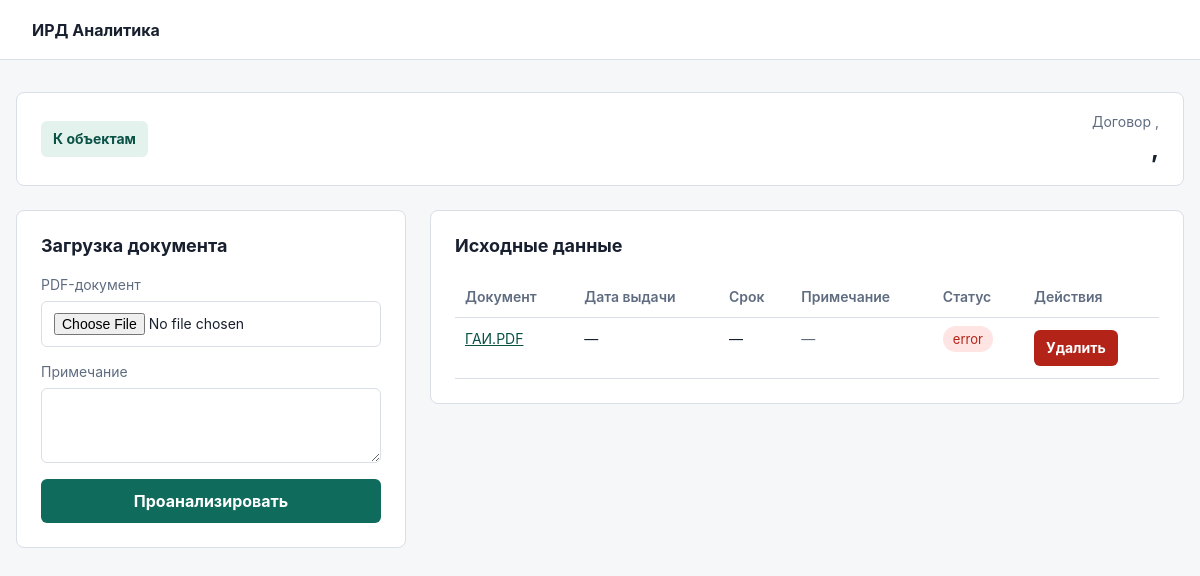
Page /objects/2 on the committed database.
### tables this page shows
CREATE TABLE objects (
    id INTEGER PRIMARY KEY AUTOINCREMENT,
    contract_number TEXT NOT NULL,
    name TEXT NOT NULL,
    created_at TEXT NOT NULL DEFAULT CURRENT_TIMESTAMP
);

CREATE TABLE documents (
    id INTEGER PRIMARY KEY AUTOINCREMENT,
    contract_number TEXT NOT NULL,
    object_name TEXT NOT NULL,
    original_filename TEXT NOT NULL,
    stored_filename TEXT NOT NULL,
    working_title TEXT,
    official_title TEXT,
    issuer TEXT,
    issue_date TEXT,
    valid_until TEXT,
    validity_text TEXT,
    no_expiration INTEGER NOT NULL DEFAULT 0,
    raw_text TEXT,
    note TEXT NOT NULL DEFAULT '',
    status TEXT NOT NULL DEFAULT 'processed',
    error TEXT,
    created_at TEXT NOT NULL DEFAULT CURRENT_TIMESTAMP
, object_id INTEGER);

### app/web/routes.py (the view)
@bp.get("/objects/<int:object_id>")
def object_workspace(object_id: int):
    obj = ObjectRepository().get(object_id)
    if obj is None:
        return "Объект не найден", 404
    documents = DocumentRepository().list_by_object(object_id)
    return render_template("object.html", object=obj, documents=documents)

### app/database.py (called while the page is built)
def get_db() -> sqlite3.Connection:
    if "db" not in g:
        g.db = sqlite3.connect(current_app.config["DATABASE_PATH"])
        g.db.row_factory = sqlite3.Row
    return g.db

### app/repositories.py (called while the page is built)
    def get(self, object_id: int) -> Row | None:
        return get_db().execute(
            "SELECT * FROM objects WHERE id = ?", (object_id,)
        ).fetchone()

    def list_by_object(self, object_id: int) -> list[Row]:
        return list(
            get_db().execute(
                """
                SELECT *
                FROM documents
                WHERE object_id = ?
                ORDER BY created_at DESC, id DESC
                """,
                (object_id,),
            )
        )

### app/templates/object.html (shortened to what this page needs)
{% extends "base.html" %}
{% block content %}
<section class="object-header">
    <a class="button-link secondary" href="{{ url_for('web.index') }}">К объектам</a>
    <div>
        <p>Договор {{ object.contract_number }}</p>
        <h1>{{ object.name }}</h1>
    </div>
</section>
<section class="workspace">
    <form class="upload-form" action="{{ url_for('web.upload_document', object_id=object.id) }}" method="post" enctype="multipart/form-data">
        <h2>Загрузка документа</h2>
        <label>
            <span>PDF-документ</span>
            <input type="file" name="pdf_file" accept="application/pdf" required>
        </label>
        <label>
            <span>Примечание</span>
            <textarea name="note" rows="3"></textarea>
        </label>
        <button type="submit">Проанализировать</button>
    </form>
    <section class="records">
        <h2>Исходные данные</h2>
        {% if documents %}
            <div class="documents-table">
                <table>
                    <thead>
                        <tr>
                            <th>Документ</th>
                            <th>Дата выдачи</th>
                            <th>Срок</th>
                            <th>Примечание</th>
                            <th>Статус</th>
                            <th>Действия</th>
                        </tr>
                    </thead>
                    <tbody>
                        {% for document in documents %}
                            <tr>
                                <td>
                                    <a href="{{ url_for('web.document_detail', document_id=document.id) }}">
                                        {{ document.working_title or document.official_title or document.original_filename or "Документ" }}
                                    </a>
                                </td>
                                <td>{{ document.issue_date or "—" }}</td>
                                <td>{{ "без срока" if document.no_expiration else (document.valid_until or "—") }}</td>
                                <td class="note-cell">{{ document.note or "—" }}</td>
                                <td><span class="status status-{{ document.status }}">{{ document.status }}</span></td>
                                <td>
                                    <div class="row-actions">
                                        <form action="{{ url_for('web.delete_document', document_id=document.id) }}" method="post" onsubmit="return confirm('Удалить документ из базы и удалить загруженный PDF?');">
                                            <button class="danger-button" type="submit">Удалить</button>
                                        </form>
                                    </div>
                                </td>
                            </tr>
                        {% endfor %}
                    </tbody>
                </table>
            </div>
        {% else %}
            <p class="empty">Загруженных документов по выбранному объекту пока нет.</p>
        {% endif %}
    </section>
</section>
{% endblock %}

### app/static/styles.css (style rules this page uses)
:root { color-scheme: light; --bg: #f6f7f9; --panel: #ffffff; --line: #d9dee7; --text: #18202f; --muted: #5f6c80; --accent: #0f6b5b; --accent-dark: #0a5146; --danger: #b42318; }
* { box-sizing: border-box; }
body { margin: 0; background: var(--bg); color: var(--text); font-family: Inter, system-ui, -apple-system, BlinkMacSystemFont, "Segoe UI", sans-serif; }
.workspace { display: grid; grid-template-columns: minmax(300px, 390px) 1fr; gap: 24px; align-items: start; }
.object-form, .objects-list, .upload-form, .records, .document-view { background: var(--panel); border: 1px solid var(--line); border-radius: 8px; padding: 24px; }
h1, h2 { margin: 0 0 20px; line-height: 1.2; }
h1 { font-size: 24px; }
h2 { font-size: 18px; }
label { display: grid; gap: 8px; margin-bottom: 16px; color: var(--muted); font-size: 14px; }
input, textarea { width: 100%; border: 1px solid var(--line); border-radius: 6px; padding: 11px 12px; color: var(--text); font: inherit; background: #ffffff; }
button { width: 100%; border: 0; border-radius: 6px; padding: 12px 16px; color: #ffffff; background: var(--accent); font: inherit; font-weight: 700; cursor: pointer; }
.button-link, .danger-button { display: inline-flex; min-height: 36px; align-items: center; justify-content: center; border-radius: 6px; padding: 8px 12px; font-size: 14px; font-weight: 700; line-height: 1; text-decoration: none; white-space: nowrap; }
.button-link { color: #ffffff; background: var(--accent); }
.button-link.secondary { color: var(--accent-dark); background: #e4f2ee; }
.danger-button { width: auto; color: #ffffff; background: var(--danger); }
table { width: 100%; border-collapse: collapse; font-size: 14px; }
th, td { padding: 12px 10px; border-bottom: 1px solid var(--line); text-align: left; vertical-align: top; }
th { color: var(--muted); font-weight: 600; }
.object-header { display: flex; gap: 18px; align-items: center; justify-content: space-between; margin-bottom: 24px; background: var(--panel); border: 1px solid var(--line); border-radius: 8px; padding: 20px 24px; }
.object-header div { min-width: 0; text-align: right; }
.object-header p { margin: 0 0 6px; color: var(--muted); font-size: 14px; }
.object-header h1 { margin: 0; }
.documents-table { overflow-x: auto; }
.documents-table table { min-width: 680px; }
.note-cell { max-width: 260px; color: var(--muted); line-height: 1.35; }
a { color: var(--accent-dark); }
.document-actions, .row-actions { display: flex; gap: 8px; align-items: center; }
.document-actions form, .row-actions form { margin: 0; }
.status { border-radius: 999px; padding: 5px 10px; background: #e8eef5; color: var(--muted); font-size: 13px; }
.status-error { background: #fee4e2; color: var(--danger); }

### rows in the picture
objects: contract_number ",", name ","
documents: working_title+official_title+original_filename "ГАИ.PDF", issue_date "—", no_expiration+valid_until "—", note "—", status "error"
